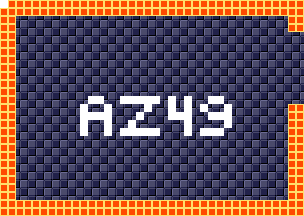

The image is a tile-based game level rendered from a .tmx file. Its description and source (layers, tilesets, objects; grid data summarised) follow:
An orthogonal 38x27 tile map with 8x8 px tiles, 4 tile layers (background, foreground, room numbers, Objects), 15 tilesets.

<map version="1.5" tiledversion="1.7.1" orientation="orthogonal" renderorder="right-down" width="38" height="27" tilewidth="8" tileheight="8" infinite="0" nextlayerid="11" nextobjectid="1">
 <tileset firstgid="1" source="tilesheets/tsKarniMata.tsx" />
 <tileset firstgid="1025" source="tilesheets/tsVoodooWasp.tsx" />
 <tileset firstgid="2049" source="tilesheets/tsBurial.tsx" />
 <tileset firstgid="3073" source="tilesheets/tsBlueTemple.tsx" />
 <tileset firstgid="4097" source="tilesheets/tsGoddess.tsx" />
 <tileset firstgid="5121" source="tilesheets/tsKonark.tsx" />
 <tileset firstgid="6145" name="sEnemies" tilewidth="8" tileheight="8" tilecount="1024" columns="32">
  <image source="../grapx/tilesheets/sObjects.bmp" trans="ff94ff" width="256" height="256" />
 </tileset>
 <tileset firstgid="7169" source="tilesheets/tsIceTemple.tsx" />
 <tileset firstgid="8193" source="tilesheets/tsLavaArea.tsx" />
 <tileset firstgid="9217" source="tilesheets/tsBossArea.tsx" />
 <tileset firstgid="10241" source="tilesheets/tsPegu.tsx" />
 <tileset firstgid="11265" source="tilesheets/sTiwanakuTemple.tsx" />
 <tileset firstgid="12289" source="tilesheets/sIndraTemple.tsx" />
 <tileset firstgid="13313" source="tilesheets/sTeleport.tsx" />
 <tileset firstgid="14337" source="tilesheets/sObjects.tsx" />
 <layer id="2" name="background" width="38" height="27">
  <data>[1026 cells, 1026 non-empty, 2 distinct tile ids]</data>
 </layer>
 <layer id="1" name="foreground" width="38" height="27">
  <data>[1026 cells, 226 non-empty, 1 distinct tile ids]</data>
 </layer>
 <layer id="7" name="room numbers" width="38" height="27">
  <data>[1026 cells, 46 non-empty, 1 distinct tile ids]</data>
 </layer>
 <layer id="10" name="Objects" width="38" height="27">
  <data>[1026 cells, 0 non-empty, 0 distinct tile ids]</data>
 </layer>
</map>
